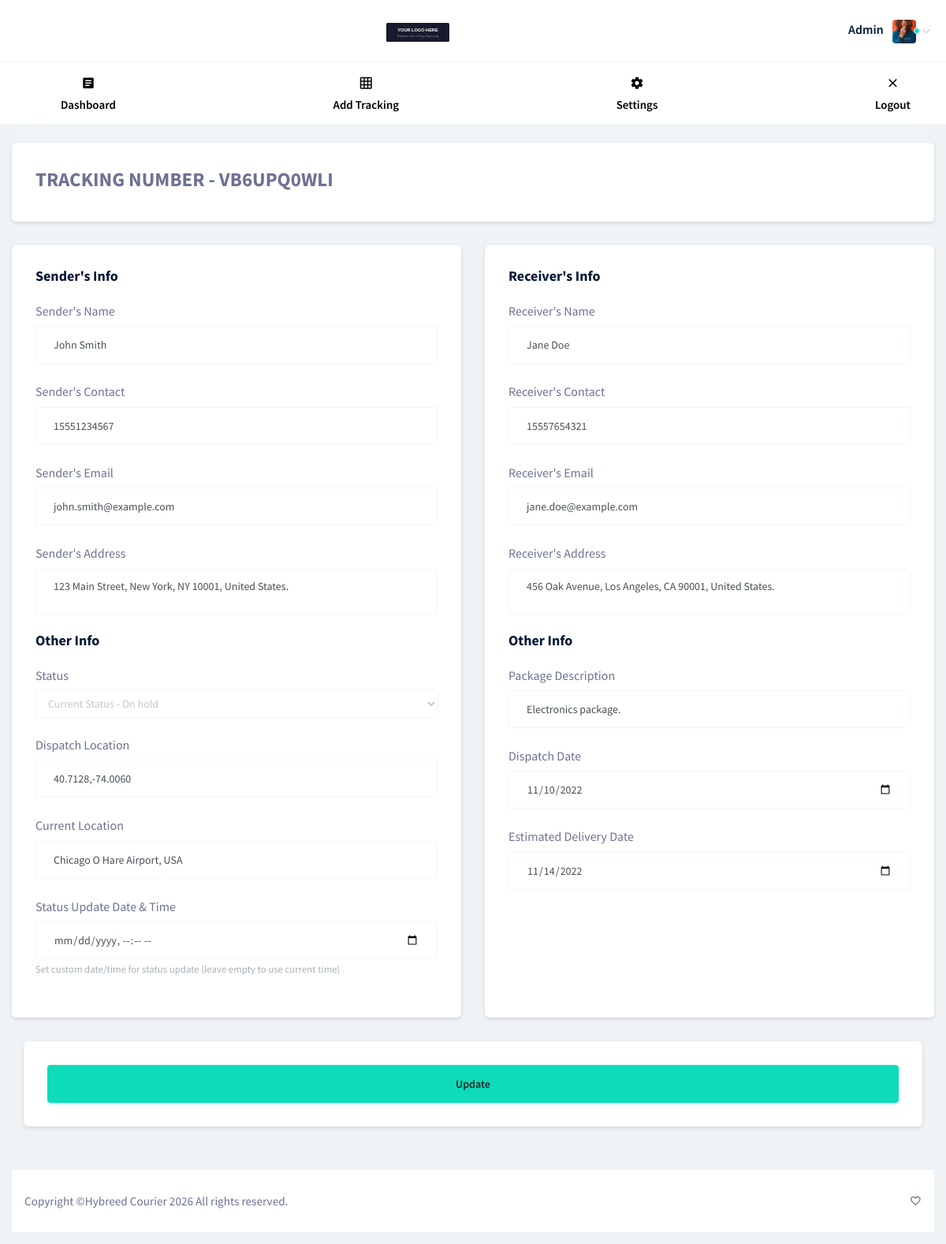
Screenshot of /admin/edit-tracking.php?num=VB6UPQ0WLI (signed in) with the database file from the repository.
### tables this page shows
CREATE TABLE `tracking` (
  `id` int(11) NOT NULL,
  `tracking_number` varchar(255) NOT NULL,
  `sender_name` varchar(255) NOT NULL,
  `sender_contact` varchar(255) NOT NULL,
  `sender_email` varchar(255) NOT NULL,
  `sender_address` varchar(255) NOT NULL,
  `status` varchar(255) NOT NULL,
  `dispatch_location` varchar(255) NOT NULL,
  `receiver_email` varchar(255) NOT NULL,
  `receiver_name` varchar(255) NOT NULL,
  `receiver_contact` varchar(255) NOT NULL,
  `receiver_address` varchar(255) NOT NULL,
  `dispatch_date` varchar(255) NOT NULL,
  `delivery_date` varchar(255) NOT NULL,
  `pdesc` varchar(255) NOT NULL,
  `current_location` varchar(255) DEFAULT NULL,
  `date` datetime NOT NULL DEFAULT current_timestamp()
);

### admin/edit-tracking.php (the view, shortened to what this page needs)
<?php
include 'header.php';
	if (isset($_GET['num'])) {
		$tnumbs = $_GET['num'];
		$stmt = mysqli_prepare($link, "SELECT * FROM tracking WHERE tracking_number = ?");
		mysqli_stmt_bind_param($stmt, "s", $tnumbs);
		mysqli_stmt_execute($stmt);
		$select = mysqli_stmt_get_result($stmt);
		if (mysqli_num_rows($select) > 0) {
			$row = mysqli_fetch_assoc($select);
			$senders_name = $row['sender_name'];
		     $senders_contact = $row['sender_contact'];
		     $senders_mail = $row['sender_email'];
		     $senders_address = $row['sender_address'];
		     $receivers_name = $row['receiver_name'];
		     $receivers_contact = $row['receiver_contact'];
		     $receivers_mail = $row['receiver_email'];
		     $receivers_address = $row['receiver_address'];
		     $statuss = $row['status'];
		     $dispatch_l = $row['dispatch_location'];
		     $dispatchh = $row['dispatch_date'];
		     $deliveryy = $row['delivery_date'];
         $current_loc = $row['current_location'];
         $desc = $row['pdesc'];
		}else{
			echo "<script>window.location.href = 'dashboard.php'; </script>";
		}
	}else{
		echo "<script>window.location.href = 'dashboard.php'; </script>";
	}
?>
<div class="row">
	<div class="col-12 grid-margin stretch-card">
		<div class="card">
			<div class="card-body">
				<label style="font-weight: bold;font-size: 25px;">TRACKING NUMBER  - <?php echo $tnumbs ?></label>
			</div>
		</div>
    </div>
    <div class="col-md-6 grid-margin stretch-card">
      <div class="card">
        <div class="card-body">
          <h4 class="card-title">Sender's Info</h4>
          <form method="post" action="edit-tracking.php?num=<?php echo $tnumbs ?>" class="forms-sample">
            <div class="form-group">
              <label for="exampleInputUsername1">Sender's Name</label>
              <input type="text" class="form-control" name="sname" value="<?php echo $senders_name ?>" id="exampleInputUsername1" placeholder="Sender's Name">
            </div>
            <div class="form-group">
              <label for="exampleInputEmail1">Sender's Contact</label>
              <input type="number" class="form-control" value="<?php echo $senders_contact ?>" name="scontact" id="exampleInputEmail1" placeholder="Sender's Contact">
            </div>
            <div class="form-group">
              <label for="exampleInputPassword1">Sender's Email</label>
              <input type="text" class="form-control" name="smail" value="<?php echo $senders_mail ?>" id="exampleInputPassword1" placeholder="Sender's Email">
            </div>
            <div class="form-group">
              <label for="exampleInputConfirmPassword1">Sender's Address</label>
              <textarea class="form-control" placeholder="Sender's Address" name="saddress"><?php echo $senders_address ?></textarea>
            </div>
            <h4 class="card-title">Other Info</h4>
            <div class="form-group">
              <label for="exampleInputPassword1">Status</label>
              <select class="form-control" name="status">
              	<option value="<?php echo $statuss ?>">Current Status - <?php echo $statuss ?></option>
              </select>
            </div>
            <div class="form-group">
              <label for="exampleInputPassword1">Dispatch Location</label>
              <input type="text" class="form-control" value="<?php echo $dispatch_l ?>" name="dispatchl" id="exampleInputPassword1" placeholder="Origin Port">
            </div>
            <div class="form-group">
              <label for="exampleInputPassword1">Current Location</label>
              <input type="text" class="form-control" value="<?php echo $current_loc ?>" name="current_loc" id="exampleInputPassword1" placeholder="Current Location ">
            </div>
            <div class="form-group">
              <label for="updateDateTime">Status Update Date & Time</label>
              <input type="datetime-local" class="form-control" name="update_datetime" id="updateDateTime" placeholder="Leave empty to use current time">
              <small class="form-text text-muted">Set custom date/time for status update (leave empty to use current time)</small>
            </div>
        </div>
      </div>
    </div>
    <div class="col-md-6 grid-margin stretch-card">
      <div class="card">
        <div class="card-body">
          <h4 class="card-title">Receiver's Info</h4>
            <div class="form-group">
              <label for="exampleInputUsername1">Receiver's Name</label>
              <input type="text" class="form-control" value="<?php echo $receivers_name ?>" name="rname" id="exampleInputUsername1" placeholder="Receiver's Name">
            </div>
            <div class="form-group">
              <label for="exampleInputEmail1">Receiver's Contact</label>
              <input type="number" class="form-control" value="<?php echo $receivers_contact ?>" name="rcontact" id="exampleInputEmail1" placeholder="Receiver's Contact">
            </div>
            <div class="form-group">
              <label for="exampleInputPassword1">Receiver's Email</label>
              <input type="text" name="rmail" class="form-control" value="<?php echo $receivers_mail ?>" id="exampleInputPassword1" placeholder="Receiver's Email">
            </div>
            <div class="form-group">
              <label for="exampleInputConfirmPassword1">Receiver's Address</label>
              <textarea class="form-control" name="raddress" placeholder="Receiver Address"><?php echo $receivers_address ?></textarea>
            </div>
            <h4 class="card-title">Other Info</h4>
            <div class="form-group">
              <label for="exampleInputPassword1">Package Description</label>
              <input type="text" class="form-control" name="desc" value="<?php echo $desc ?>" id="exampleInputPassword1" placeholder="Package Description">
            </div>
           <div class="form-group">
              <label for="exampleInputPassword1">Dispatch Date</label>
              <input type="date" class="form-control" name="dispatch" value="<?php echo $dispatchh ?>" id="exampleInputPassword1" placeholder="Dispatch Date">
            </div>
          	<div class="form-group">
              <label for="exampleInputPassword1">Estimated Delivery Date</label>
              <input type="date" class="form-control" value="<?php echo $deliveryy ?>" name="delivery" id="exampleInputPassword1" placeholder="Estimated Delivery Date">
            </div>
        </div>
      </div>
    </div>
</div>
    <div class="col-12 grid-margin stretch-card">
          <div class="card">
            <div class="card-body">
            	<button class="btn btn-lg btn-success btn-block" name="update">Update</button>
            </div>
        </div>
    </div>
<?php
include 'footer.php';
?>

### rows the page displays
tracking: sname "John Smith", scontact "15551234567", smail "john.smith@example.com", saddress "123 Main Street, New York, NY 10001, United States.", dispatchl "40.7128,-74.0060", current_loc "Chicago O Hare Airport, USA", rname "Jane Doe", rcontact "15557654321", rmail "jane.doe@example.com", raddress "456 Oak Avenue, Los Angeles, CA 90001, United States.", desc "Electronics package.", dispatch "11/10/2022", delivery "11/14/2022"

### other values shown
$tnumbs "VB6UPQ0WLI"
